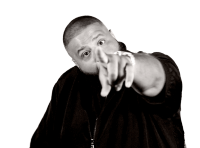
#> input picture Image_to_ASCII/Images/khaled (1).png, 200 x 148 px
$ python main.py
#> lines starting #> are read from the running program, lines starting #| are printed output that depends on the picture
from PIL import Image
from colorama import Fore
import colorama

import numpy as np
import math

path = "Images/"
jpg = ".jpg"

gscale1 = "$@B%8&WM#*oahkbdpqwmZO0QLCJUYXzcvunxrjft/\|()1{}[]?-_+~<>i!lI;:,\"^`'. "
gscale2 = '@%#*+=-:. '

im = Image.open(path + "khaled (1).png").convert("L")
im.save(path + "gray.png")

width, height = im.size
#> width = 200; height = 148
ratio = height / width
#> ratio = 0.74

new_width = int(width * ratio)
#> new_width = 148
new_height = int(height * ratio)
#> new_height = 109
im = im.resize((new_width, new_height))
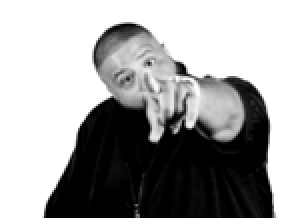
#> im: PIL image 148x109 L (shown 2 times larger); min 0, max 255, mean 159.5

ramp_legth = len(gscale1)

grayscale_value = np.array(im)
w, h = grayscale_value.shape
#> w = 109; h = 148
avg = np.average(grayscale_value.reshape(w * h))
#> avg = 159.5

a = grayscale_value.reshape(w * h)
#> a = 16132 values, max 255 at index 0, min 0 at index 1838, mean 159.5
b = list(map(str, a))
#> b = 16132 items, first 6: '255', '255', '255', '255', '255', '255'


def pixel_to_ascii():
    with open('ASCII.txt', 'w') as f:
        for index, value in enumerate(a):
            # print(index)
            if (index % new_width) == 0 and index != 0:
                f.write('\n')
                print('')
            if gscale1[math.ceil((ramp_legth - 1) * value / 255)] == '$':
                f.write(' ' + '')
                print(' ', end='')
            else:
                f.write(gscale1[math.ceil((ramp_legth - 1) * value / 255)] + '')
                print(gscale1[math.ceil((ramp_legth - 1) * value / 255)] + '', end='')
#> this loop made 16132 passes
        print('\n')
        print(f"{new_width}x{new_height}")
#| 148x109
        print(f"{width * ratio}x{height * ratio}")
#| 148.0x109.52


if __name__ == '__main__':
    # pixel_to_ascii()
    pixel_to_ascii()
    print(Fore.RED + 'This text is red in color')

$ run again, with Image_to_ASCII/Images/Babinosaraxtos.png copied over Image_to_ASCII/Images/khaled (1).png
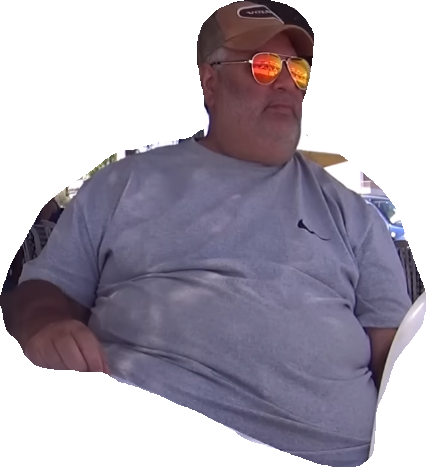
#> input picture Image_to_ASCII/Images/Babinosaraxtos.png, 426 x 467 px
#> `im = Image.open(path + "khaled (1).png").convert("L")`:
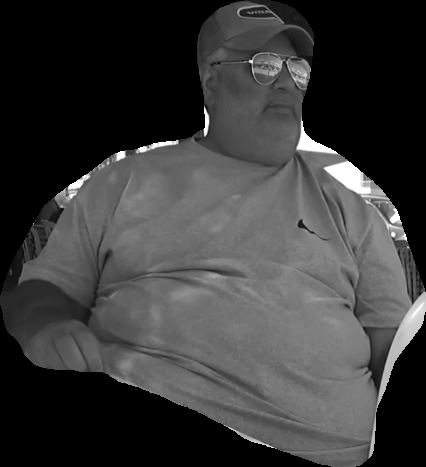
#> im: PIL image 426x467 L; min 0, max 255, mean 58.7
#> avg = 58.69
#> b = 238637 items
#> the loop in pixel_to_ascii, `for index, value in enumerate(a):` made 238637 passes
#| 467x511
#| 467.0x511.94600938967136
